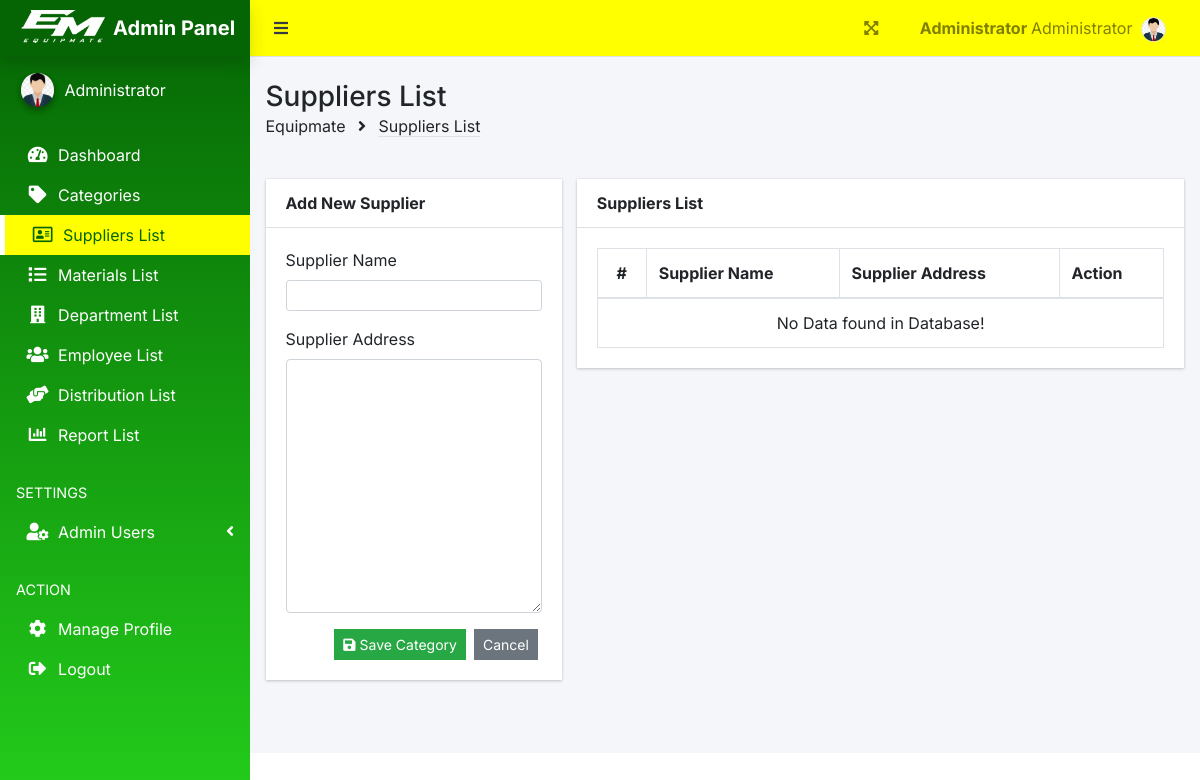
The page /index.php?page=suppliers_list (signed in) on the database as committed earlier.
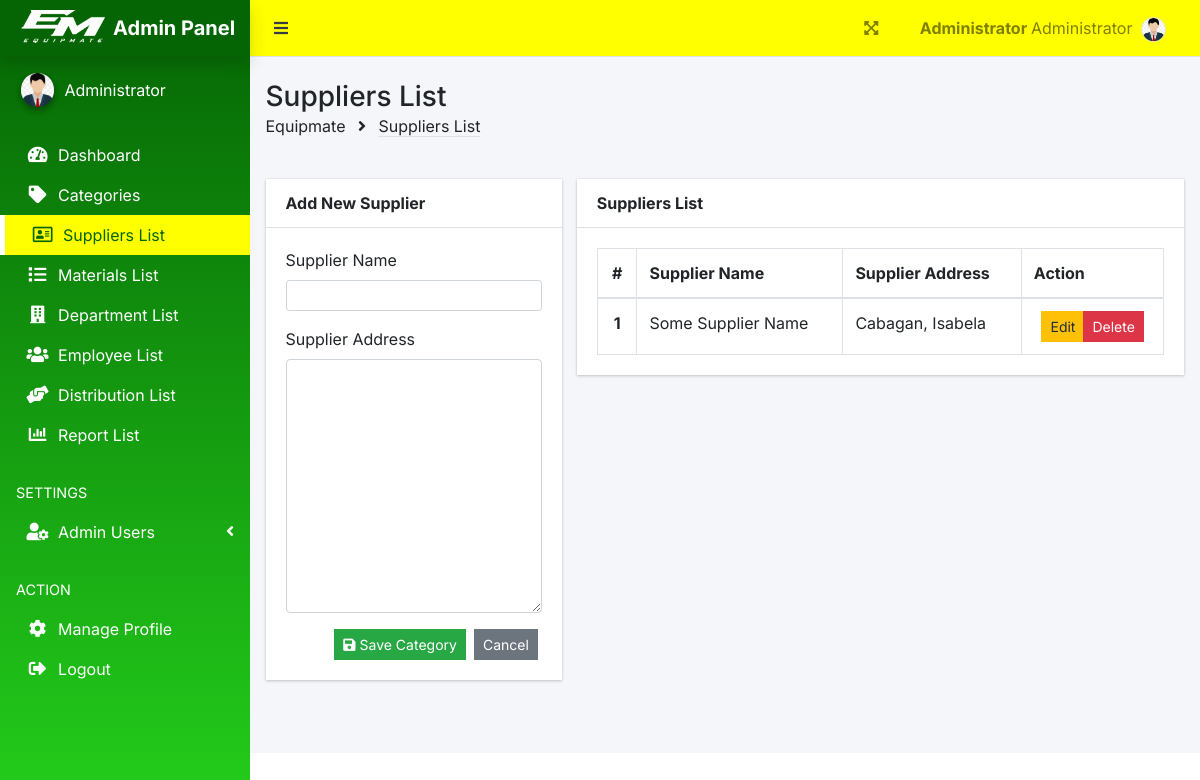
The same page on the database as committed later.
### tables this page shows
CREATE TABLE `supplier_list` (
  `supplier_id` int(11) NOT NULL,
  `supplier_name` varchar(255) NOT NULL,
  `supplier_address` varchar(255) NOT NULL,
  `date_added` datetime NOT NULL DEFAULT current_timestamp()
);

### admin/suppliers_list.php (the view, shortened to what this page needs)
<?php include 'db_connect.php' ?>
<div class="row">
  <div class="col-md-4">
    <div class="card">
      <div class="card-header">
        <strong>Add New Supplier</strong>
      </div>
      <div class="card-body">
        <form action="" id="manage-supplier">
          <div class="form-group">
            <label for="" class="text-normal font-weight-normal">Supplier Name</label>
            <input type="text" name="supplier_name" class="form-control form-control-sm"
              value="<?php echo isset($supplier_name) ? $supplier_name : '' ?>">
          </div>
          <div class="form-group">
            <label for="" class="font-weight-normal">Supplier Address</label>
            <textarea name="supplier_address" id="" class="form-control" cols="30"
              rows="10"><?php echo isset($supplier_address) ? $supplier_address : '' ?></textarea>
          </div>
          <div class="d-flex justify-content-end w-100">
            <button class="btn btn-sm btn-success btn-flat mx-1"><i class="fa fa-save"></i> Save Category</button>
            <a href="./index.php?page=suppliers_list" class="btn btn-sm btn-secondary btn-flat mx-1">Cancel</a>
          </div>
        </form>
      </div>
    </div>
  </div>
  <div class="col-md-8">
    <div class="card">
      <div class="card-header">
        <strong>Suppliers List</strong>
      </div>
      <div class="card-body">
        <table class="table table-hover table-bordered" id="list">
          <thead>
            <tr>
              <th class="text-center">#</th>
              <th>Supplier Name</th>
              <th>Supplier Address</th>
              <th>Action</th>
            </tr>
          </thead>
          <tbody>
            <?php
            $i = 1;
            $qry = $conn->query("SELECT * FROM supplier_list ORDER BY date_added ASC");
            if ($qry->num_rows > 0) {
              while ($row = $qry->fetch_assoc()):
            ?>
                <tr>
                  <th class="text-center"><?php echo $i++ ?></th>
                  <td><?php echo $row['supplier_name'] ?></td>
                  <td><?php echo $row['supplier_address'] ?></td>
                  <td class="text-center">
                    <div class="btn-group">
                      <?php $hashed_link = hash('sha256', $row['supplier_id']); ?>
                      <a class="btn btn-warning btn-flat btn-sm"
                        href="./index.php?page=edit_supplier&supplier_id=<?php echo $hashed_link ?>">Edit</a>
                      <button type="button" class="btn btn-danger btn-flat btn-sm delete-supplier"
                        data-id="<?php echo $row['supplier_id'] ?>">
                        Delete
                      </button>
                    </div>
                  </td>
                </tr>
            <?php endwhile;
            } else {
              echo '<tr class="text-center">
              <td colspan="5">No Data found in Database!</td></tr>';
            } ?>
          </tbody>
        </table>
      </div>
    </div>
  </div>
</div>

Rows that differ between the two databases and show on the page:
added supplier_list: supplier_name "Some Supplier Name", supplier_address "Cabagan, Isabela"
Other text that changed with them:
text no longer shown: "No Data found in Database!"
